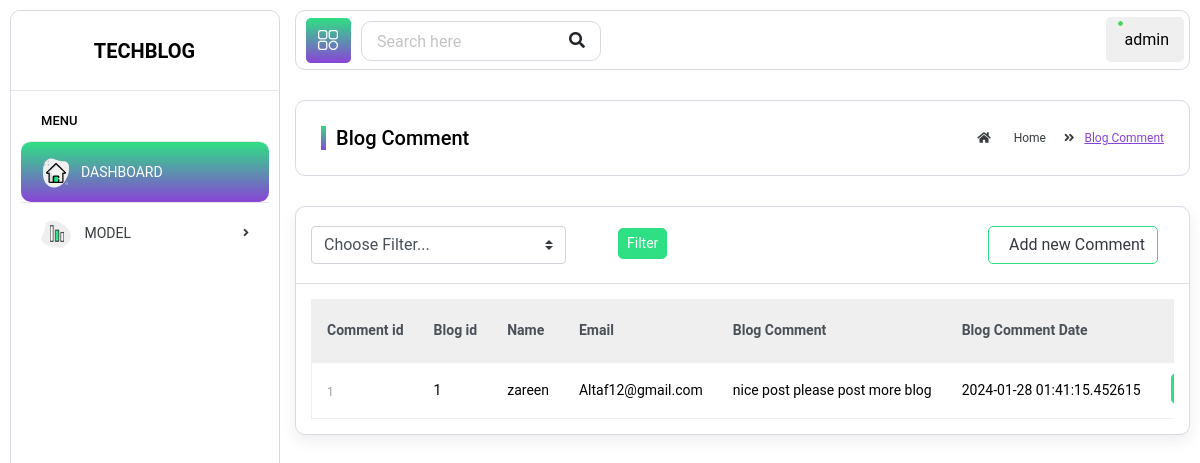
Screenshot of /admin/blog_comment (signed in) with the database file from the repository.
### blogwebsite/model/model.py (models this page shows)
class BlogComment(db.Model):
    id = db.Column(db.Integer, primary_key=True)
    blog_id = db.Column(db.Integer,db.ForeignKey('blog_model.id'), nullable=True)
    name = db.Column(db.String(50))
    email = db.Column(db.String(50))
    blog_comment = db.Column(db.Text)
    blog_comment_date = db.Column(db.DateTime)

### siteadmin/route.py (the view)
@siteadmin.route('/blog_comment', methods=['GET','POST'])
@admin_auth
def blog_comment():
    comment = BlogComment.query.all()
    return render_template('blog_comment.html',comment=comment)

### blogwebsite/main.py (called while the page is built)
def get_all_categories():
    try:
        global global_all_category_no, global_all_category_name
        all_category_info = db.session.query(CategoryMaster.category_id,CategoryMaster.category_name)
        all_category_info = list(all_category_info)
        global_all_category_no, global_all_category_name = zip(*all_category_info)
    except Exception as e:
        pass

@app.before_request
def create_all():
    get_all_categories()

### siteadmin/route.py (called while the page is built)
def get_all_categories():
    try:
        global global_all_category_no, global_all_category_name
        all_category_info = db.session.query(CategoryMaster.category_id,CategoryMaster.category_name)
        all_category_info = list(all_category_info)
        global_all_category_no, global_all_category_name = zip(*all_category_info)
    except Exception as e:
        pass

@siteadmin.before_app_request
def create_all():
    get_all_categories()

### siteadmin/templates/blog_comment.html (shortened to what this page needs)
{% extends "admin_base.html" %}
{% block content %}
		<div class="page-wrapper">
		<div class="content container-fluid">
		<div class="page-header">
		<div class="row">
		<div class="col-md-6">
		<h3 class="page-title mb-0">Blog Comment</h3>
		</div>
		<div class="col-md-6">
		<ul class="breadcrumb mb-0 p-0 float-right">
		<li class="breadcrumb-item"><a href="/admin/dashboard"><i class="fas fa-home"></i> Home</a></li>
		<li class="breadcrumb-item"><span>Blog Comment</span></li>
		</ul>
		</div>
		</div>
		</div>
		<div class="row">
			<div class="col-lg-12">
			<div class="card">
			<div class="card-header">
			<div class="row align-items-center">
			<div class="col-sm-6">
				<form method='get' action="{{url_for('siteadmin.blogcomment_filte')}}">
					<div class="form-row align-items-center">
					  <div class="col-auto my-1">
					  <select class="custom-select mr-sm-2" name="bcquery" id="inlineFormCustomSelect">
						<option selected>Choose Filter...</option>
					  </select>
					  </div>
					 <div class="col-auto my-1">
					  <div class="custom-control custom-checkbox mr-sm-2">
					  </div>
					  </div>
					  <div class="col-auto my-1">
					  <button type="submit" class="btn btn-primary  btn-sm mb-1">Filter</button>
					  </div>
					</div>
					</form>
			</div>
			<div class="col-sm-6 text-sm-right">
			<div class=" mt-sm-0 mt-2">
			<button class="btn btn-outline-primary mr-2"><a href="" class="ml-2 text-dark">Add new Comment</span></button>
			</div>
			</div>
			</div>
			</div>
			<div class="card-body">
			<div class="table-responsive">
			<table class="table custom-table">
			<thead class="thead-light">
			<tr>
			<th>Comment id </th>
			<th>Blog id  </th>
			<th>Name</th>
            <th>Email</th>
            <th>Blog Comment</th>
            <th>Blog Comment Date</th>
			<th class="text-right">Action</th>
			</tr>
			</thead>
			{% if comment %}
			{% for data in comment %}
			<tbody>
			<tr>
			<td>
			<h2><a href="/"><span>{{data.id}}</span></a></h2>
			</td>
			<td>{{data.blog_id}}</td>
	        <td>{{data.name}}</td>
            <td>{{data.email}}</td>
            <td>{{data.blog_comment}}</td>
            <td>{{data.blog_comment_date}}</td>
			<td class="text-right">
			<a href="" class="btn btn-primary btn-sm mb-1">
			</a>
			</td>
			</tr>
			</tbody>
			{% endfor %}
			{% endif %}
			</table>
			</div>
			</div>
			</div>
			</div>
			</div>
	</div>
	</div>
{% endblock content %}

### rows the page displays
BlogComment: id "1", blog_id "1", name "zareen", email "Altaf12@gmail.com", blog_comment "nice post please post more blog", blog_comment_date "2024-01-28 01:41:15.452615"

### other values shown
{{ session['username'] }} "admin"
